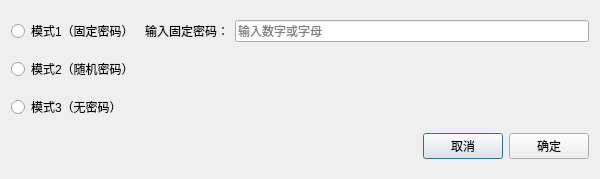
<?xml version="1.0" encoding="UTF-8"?>
<ui version="4.0">
 <class>PasswordModeDialogClass</class>
 <widget class="QDialog" name="PasswordModeDialogClass">
  <property name="geometry">
   <rect>
    <x>0</x>
    <y>0</y>
    <width>600</width>
    <height>179</height>
   </rect>
  </property>
  <property name="windowTitle">
   <string>设置房间密码</string>
  </property>
  <layout class="QVBoxLayout" name="verticalLayout">
   <item>
    <layout class="QHBoxLayout" name="horizontalLayout">
     <item>
      <widget class="QRadioButton" name="mode1RadioButton">
       <property name="text">
        <string>模式1（固定密码）</string>
       </property>
      </widget>
     </item>
     <item>
      <widget class="QLabel" name="mode1Label">
       <property name="text">
        <string>输入固定密码：</string>
       </property>
      </widget>
     </item>
     <item>
      <widget class="QLineEdit" name="mode1PassWordLineEdit">
       <property name="placeholderText">
        <string>输入数字或字母</string>
       </property>
      </widget>
     </item>
    </layout>
   </item>
   <item>
    <layout class="QHBoxLayout" name="horizontalLayout_2">
     <item>
      <widget class="QRadioButton" name="mode2RadioButton">
       <property name="text">
        <string>模式2（随机密码）</string>
       </property>
      </widget>
     </item>
     <item>
      <spacer name="horizontalSpacer">
       <property name="orientation">
        <enum>Qt::Orientation::Horizontal</enum>
       </property>
       <property name="sizeHint" stdset="0">
        <size>
         <width>40</width>
         <height>20</height>
        </size>
       </property>
      </spacer>
     </item>
    </layout>
   </item>
   <item>
    <layout class="QHBoxLayout" name="horizontalLayout_3">
     <item>
      <widget class="QRadioButton" name="mode3RadioButton">
       <property name="text">
        <string>模式3（无密码）</string>
       </property>
      </widget>
     </item>
     <item>
      <spacer name="horizontalSpacer_2">
       <property name="orientation">
        <enum>Qt::Orientation::Horizontal</enum>
       </property>
       <property name="sizeHint" stdset="0">
        <size>
         <width>40</width>
         <height>20</height>
        </size>
       </property>
      </spacer>
     </item>
    </layout>
   </item>
   <item>
    <layout class="QHBoxLayout" name="horizontalLayout_4">
     <item>
      <spacer name="horizontalSpacer_3">
       <property name="orientation">
        <enum>Qt::Orientation::Horizontal</enum>
       </property>
       <property name="sizeHint" stdset="0">
        <size>
         <width>40</width>
         <height>20</height>
        </size>
       </property>
      </spacer>
     </item>
     <item>
      <widget class="QPushButton" name="cancelPushButton">
       <property name="text">
        <string>取消</string>
       </property>
      </widget>
     </item>
     <item>
      <widget class="QPushButton" name="confirmPushButton">
       <property name="text">
        <string>确定</string>
       </property>
      </widget>
     </item>
    </layout>
   </item>
  </layout>
 </widget>
 <layoutdefault spacing="6" margin="11"/>
 <resources/>
 <connections/>
</ui>
